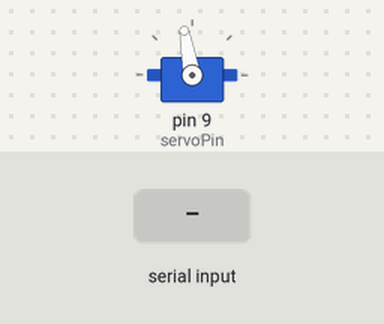
A sketch run on a simulated Arduino Uno, built with avr-gcc and run on an emulated ATmega328P. Parts: servo. Inputs (shaded band) come from the test bench. What the sketch prints to the serial monitor is not drawn.

Above: at 1.2 s.
1.3 s: byte 90 received over Serial
At 2.5 s:
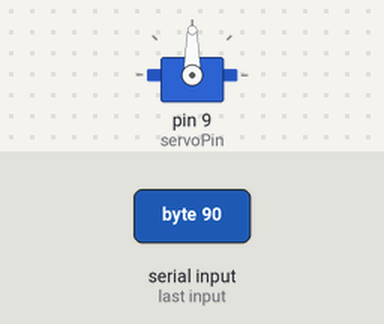
2.8 s: byte 120 received over Serial
At 3.7 s:
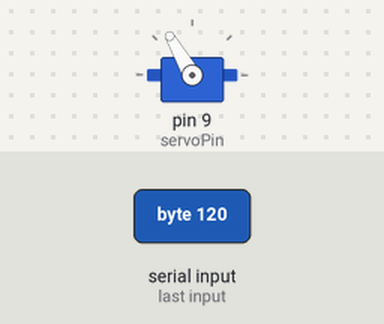
Timing chart, 0 to 5.8 s (numbered marks = the images above; inputs shaded):
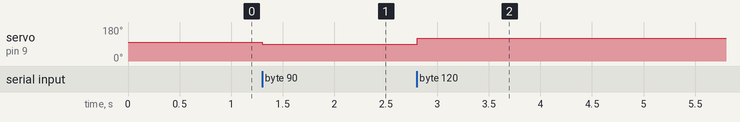

Measured:
- after the input at 1.3 s, servo on pin 9 (servoPin): 100° → 90° at once
- after the input at 2.8 s, servo on pin 9 (servoPin): 90° → 120° at once

The sketch:

servo_controller.ino
```cpp
#include <Servo.h>

// Servo configuration
Servo beamServo;
const int servoPin = 9;
const int MIN_ANGLE = 70;
const int MAX_ANGLE = 130;
const int NEUTRAL_ANGLE = 100;

// Communication variables
int targetAngle = NEUTRAL_ANGLE;
bool newCommand = false;

void setup() {
  // Initialize serial communication
  Serial.begin(9600);

  // Attach servo
  beamServo.attach(servoPin);

  // Move to neutral position
  beamServo.write(NEUTRAL_ANGLE);

  // Initialize variables
  targetAngle = NEUTRAL_ANGLE;

  // Optional: Send ready message
  Serial.println("Arduino servo controller ready");
}

void loop() {
  // Check for incoming serial data
  if (Serial.available() > 0) {
    // Read the incoming byte
    int receivedAngle = Serial.read();

    // Validate angle range
    if (receivedAngle >= MIN_ANGLE && receivedAngle <= MAX_ANGLE) {
      targetAngle = receivedAngle;
      newCommand = true;
    }
  }

  // Update servo if new command received
  if (newCommand) {
    beamServo.write(targetAngle);
    newCommand = false;

    // Optional: Echo back the angle for debugging
    // Serial.print("Angle set to: ");
    // Serial.println(targetAngle);
  }

  // Small delay for stability
  delay(10);
}
```
